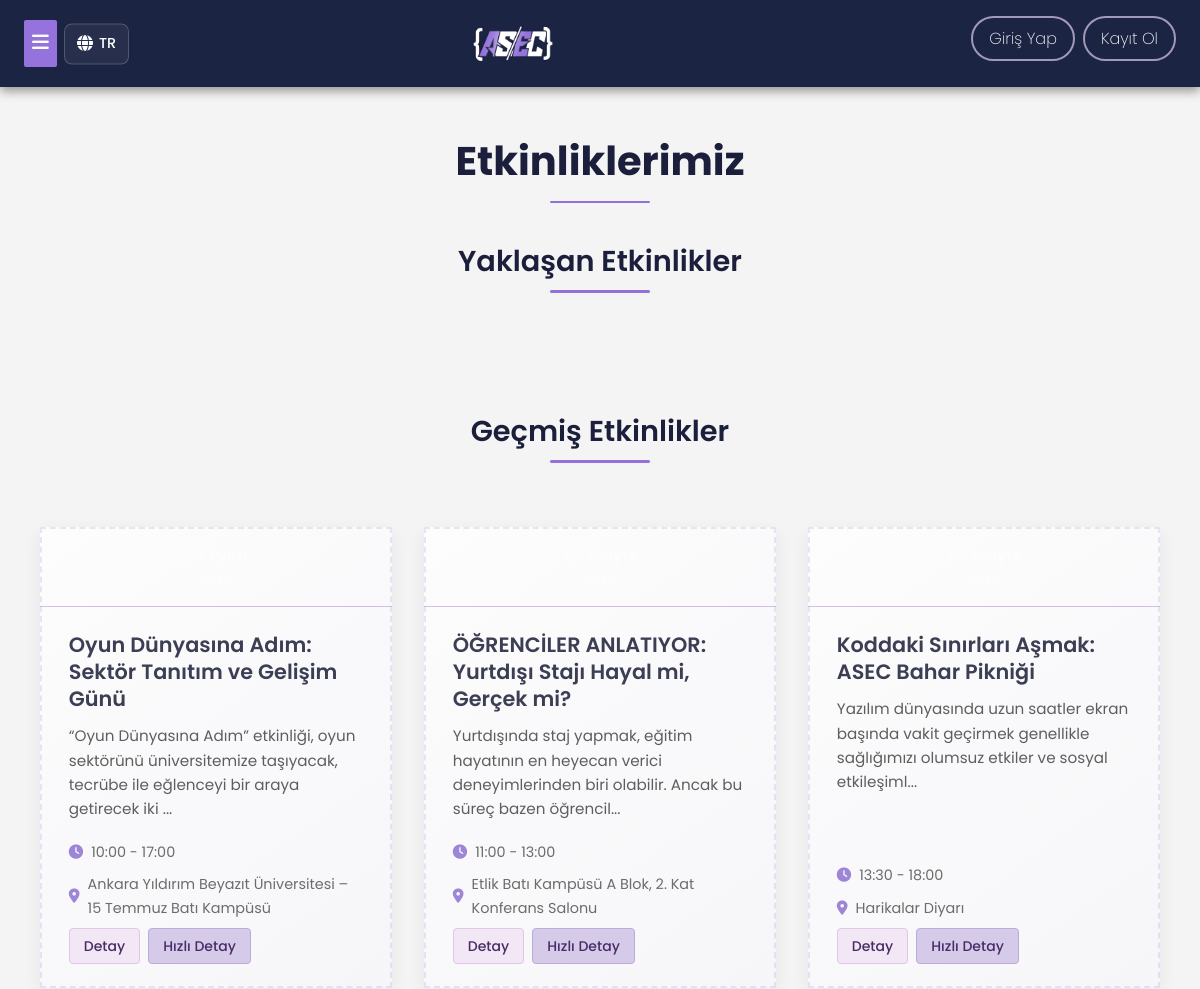
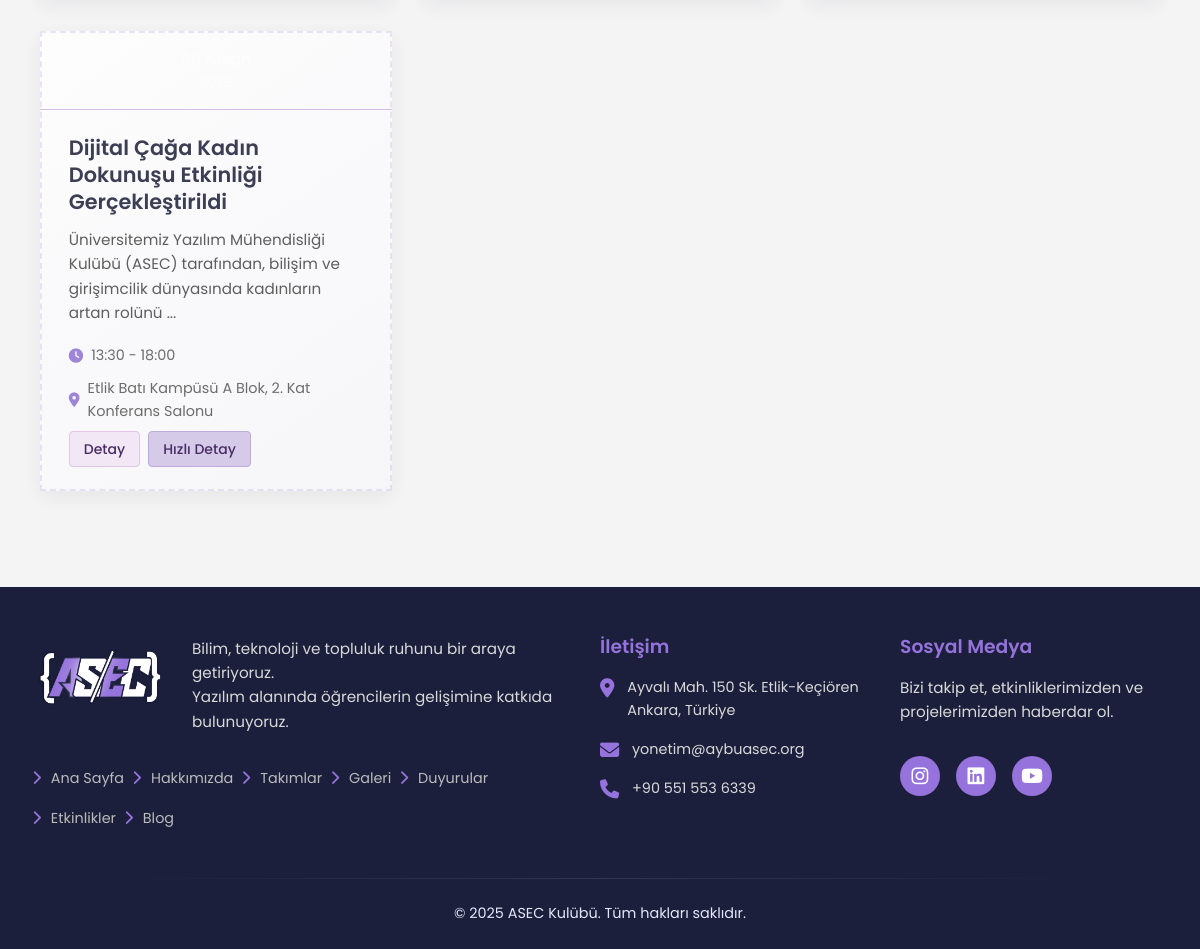
The app's page /etkinlikler with its own data (2 pictures, top to bottom).
### tables this page shows
CREATE TABLE `etkinlikler` (
  `id` int NOT NULL AUTO_INCREMENT,
  `baslik` varchar(255) NOT NULL,
  `baslik_en` varchar(255) DEFAULT NULL,
  `aciklama` text,
  `aciklama_en` longtext,
  `tarih` date NOT NULL,
  `saat` varchar(20) DEFAULT NULL,
  `yer` varchar(255) DEFAULT NULL,
  `kayit_link` varchar(255) DEFAULT NULL,
  `foto_link` varchar(255) DEFAULT NULL,
  PRIMARY KEY (`id`)
);

### src/includes/lang.php (called while the page is built, shortened)
<?php
if (!defined('IN_ADMIN')) {
    $supportedLanguages = ['tr', 'en'];
    $langCode = isset($_COOKIE['lang']) && in_array($_COOKIE['lang'], $supportedLanguages, true)
        ? $_COOKIE['lang']
        : 'tr';
    function __t(string $key, ?string $fallback = null): string {
        global $translations, $langCode;
        if (isset($translations[$langCode][$key])) {
            return $translations[$langCode][$key];
        }
        return $key;
    }
}
?>

### src/etkinlikler.php (the view, shortened to what this page needs)
<!DOCTYPE html>
<html lang="<?php echo isset($langCode) ? htmlspecialchars($langCode) : 'tr'; ?>">
<head>
    <?php include 'includes/head-meta.php'; ?>
    <link rel="stylesheet" href="css/etkinlikler.css">
</head>
<body>
    <?php include 'header.php'; ?>
    <main>
        <div class="events-container">
            <h2 class="page-title"><?php echo __t('events.page.title'); ?></h2>
            <?php
            require_once 'db.php';
            require_once 'includes/lang.php';
            global $translations, $langCode;
            $currentLang = isset($langCode) ? $langCode : (isset($_COOKIE['lang']) ? $_COOKIE['lang'] : 'tr');
            $today = date('Y-m-d');
            $stmt = $pdo->prepare("SELECT * FROM etkinlikler ORDER BY tarih DESC");
            $stmt->execute();
            $etkinlikler = $stmt->fetchAll();
            ?>
            <section class="events-section">
                <h3 class="section-title"><?php echo __t('events.upcoming.title'); ?></h3>
                <div class="events-grid">
                </div>
            </section>
            <section class="events-section past-events">
                <h3 class="section-title"><?php echo __t('events.past.title'); ?></h3>
                <div class="events-grid">
                <?php foreach ($etkinlikler as $etkinlik):
                    if ($etkinlik['tarih'] < $today):
                        if ($currentLang == 'en' && !empty($etkinlik['baslik_en']) && !empty($etkinlik['aciklama_en'])) {
                            $display_baslik = $etkinlik['baslik_en'];
                            $display_aciklama = $etkinlik['aciklama_en'];
                        } else {
                            $display_baslik = $etkinlik['baslik'];
                            $display_aciklama = $etkinlik['aciklama'];
                        }
                    ?>
                    <div class="event-card past">
                        <div class="event-date">
                            <?php
                            $t = strtotime($etkinlik['tarih']);
                            $monthNum = (int)date('n', $t);
                            $monthLong = isset($translations[$langCode]['months_long'][$monthNum])
                                ? $translations[$langCode]['months_long'][$monthNum]
                                : date('F', $t);
                            $year = date('Y', $t);
                            ?>
                            <span class="day"><?= date('d', $t) ?></span>
                            <span class="month"><?= $monthLong ?></span>
                            <span class="year" style="font-size: 0.8em; display: block;"><?= $year ?></span>
                        </div>
                        <div class="event-details">
                            <h4><?= htmlspecialchars($display_baslik) ?></h4>
                            <p class="event-description"><?= htmlspecialchars(mb_substr($display_aciklama, 0, 120)) . (mb_strlen($display_aciklama) > 120 ? '...' : '') ?></p>
                            <div class="event-info">
                                <span><i class="fas fa-clock"></i> <?= htmlspecialchars($etkinlik['saat']) ?></span>
                                <span><i class="fas fa-map-marker-alt"></i> <?= htmlspecialchars($etkinlik['yer']) ?></span>
                            </div>
                            <div style="margin-top: 8px; display: flex; gap: 8px;">
                                <a href="etkinlik-detay.php?id=<?= $etkinlik['id'] ?>" class="btn btn-sm btn-info"><?php echo __t('events.detail'); ?></a>
<a href="#" class="btn btn-sm btn-info detay-modal-btn" data-id="<?= $etkinlik['id'] ?>"><?php echo __t('events.quick_detail'); ?></a>
                            </div>
                        </div>
                    </div>
                <?php endif; endforeach; ?>
                </div>
            </section>
        </div>
    </main>
    <?php include 'footer.php'; ?>
</body>
</html>

### src/css/header.css (style rules this page uses)
.btn { position: relative; padding: 0.5rem 1rem; font-size: 1rem; font-weight: 200; color: white; background: none; border: 2px solid #a298b7; border-radius: 30px; cursor: pointer; overflow: hidden; transition: all 0.3s ease; }

### src/css/etkinlikler.css (style rules this page uses)
.events-container { max-width: 1200px; margin: 3rem auto 5rem; padding: 0 1.5rem; }
.page-title { font-size: 2.5rem; font-weight: 700; color: #1b1f3b; margin-bottom: 2.5rem; text-align: center; position: relative; padding-bottom: 1rem; }
.page-title::after { content: ""; position: absolute; bottom: 0; left: 50%; transform: translateX(-50%); width: 100px; height: 2px; background-color: #9370db; border-radius: 2px; }
.section-title { font-size: 1.8rem; font-weight: 600; color: #1b1f3b; margin: 2.5rem 0 3rem; position: relative; text-align: center; padding-bottom: 0.8rem; }
.section-title::after { content: ""; position: absolute; bottom: 0; left: 50%; transform: translateX(-50%); width: 100px; height: 3px; background-color: #9370db; border-radius: 2px; }
.events-grid { display: grid; grid-template-columns: repeat(auto-fill, minmax(330px, 1fr)); gap: 2rem; justify-content: center; padding: 1rem; }
.event-card { background: linear-gradient(145deg, #ffffff, #f7f7fb); overflow: hidden; box-shadow: 0 6px 20px rgba(27, 31, 59, 0.08); transition: all 0.35s ease; display: flex; flex-direction: column; justify-content: space-between; height: 100%; position: relative; }
.event-card::before { content: ""; position: absolute; inset: 0; border-radius: inherit; border: 2px dashed rgba(147, 112, 219, 0.2); pointer-events: none; }
.event-date { background: linear-gradient(135deg, #9370db); color: #fff; padding: 1rem; text-align: center; font-weight: 600; border-bottom: 1px solid rgba(106, 13, 173, 0.3); }
.event-details { padding: 1.5rem 1.8rem; flex-grow: 1; display: flex; flex-direction: column; justify-content: space-between; }
.event-details h4 { font-size: 1.3rem; font-weight: 600; color: #1b1f3b; margin-bottom: 0.8rem; }
.event-description { font-size: 0.95rem; color: #444; margin-bottom: 1.2rem; line-height: 1.6; flex-grow: 1; }
.event-info { display: flex; flex-direction: column; gap: 0.6rem; font-size: 0.9rem; color: #555; }
.event-info span { display: flex; align-items: center; }
.event-info i { color: #9370db; margin-right: 0.5rem; }
.event-card a { text-decoration: none; font-weight: 500; border-radius: 4px; padding: 6px 14px; font-size: 14px; transition: all 0.2s ease-in-out; display: inline-flex; align-items: center; justify-content: center; }
.event-card .btn-info:first-child { background: #f3e5f5; color: #2e0854; border: 1px solid #e1bee7; }
.event-card .btn-info.detay-modal-btn { background: #d1c4e9; color: #2e0854; border: 1px solid #b39ddb; }
.past { opacity: 0.85; filter: grayscale(0.1); }

### records on screen
etkinlikler: baslik "Oyun Dünyasına Adım: Sektör Tanıtım ve Gelişim Günü", aciklama "“Oyun Dünyasına Adım” etkinliği, oyun sektörünü üniversitemize taşıyacak, tecrübe ile eğlenceyi bir araya getirecek iki", saat "10:00 - 17:00", yer "Ankara Yıldırım Beyazıt Üniversitesi – 15 Temmuz Batı Kampüsü"
etkinlikler: baslik "ÖĞRENCİLER ANLATIYOR: Yurtdışı Stajı Hayal mi, Gerçek mi?", aciklama "Yurtdışında staj yapmak, eğitim hayatının en heyecan verici deneyimlerinden biri olabilir. Ancak bu süreç bazen öğrencil", saat "11:00 - 13:00", yer "Etlik Batı Kampüsü A Blok, 2. Kat Konferans Salonu"
etkinlikler: baslik "Koddaki Sınırları Aşmak: ASEC Bahar Pikniği", aciklama "Yazılım dünyasında uzun saatler ekran başında vakit geçirmek genellikle sağlığımızı olumsuz etkiler ve sosyal etkileşiml", saat "13:30 - 18:00", yer "Harikalar Diyarı"
etkinlikler: baslik "Dijital Çağa Kadın Dokunuşu Etkinliği Gerçekleştirildi", aciklama "Üniversitemiz Yazılım Mühendisliği Kulübü (ASEC) tarafından, bilişim ve girişimcilik dünyasında kadınların artan rolünü", saat "13:30 - 18:00", yer "Etlik Batı Kampüsü A Blok, 2. Kat Konferans Salonu"

### other values on screen
__t('lang.label') "TR"
__t('auth.login') "Giriş Yap"
__t('auth.register') "Kayıt Ol"
__t('events.page.title') "Etkinliklerimiz"
__t('events.upcoming.title') "Yaklaşan Etkinlikler"
__t('events.past.title') "Geçmiş Etkinlikler"
__t('footer.tagline') "Bilim, teknoloji ve topluluk ruhunu bir araya getiriyoruz. Yazılım alanında öğrencilerin gelişimine katkıda bulunuyoruz."
__t('footer.links.home') "Ana Sayfa"
__t('footer.links.about') "Hakkımızda"
__t('footer.links.teams') "Takımlar"
__t('footer.links.gallery') "Galeri"
__t('footer.links.announcements') "Duyurular"
__t('footer.links.events') "Etkinlikler"
__t('footer.links.blog') "Blog"
__t('footer.contact') "İletişim"
